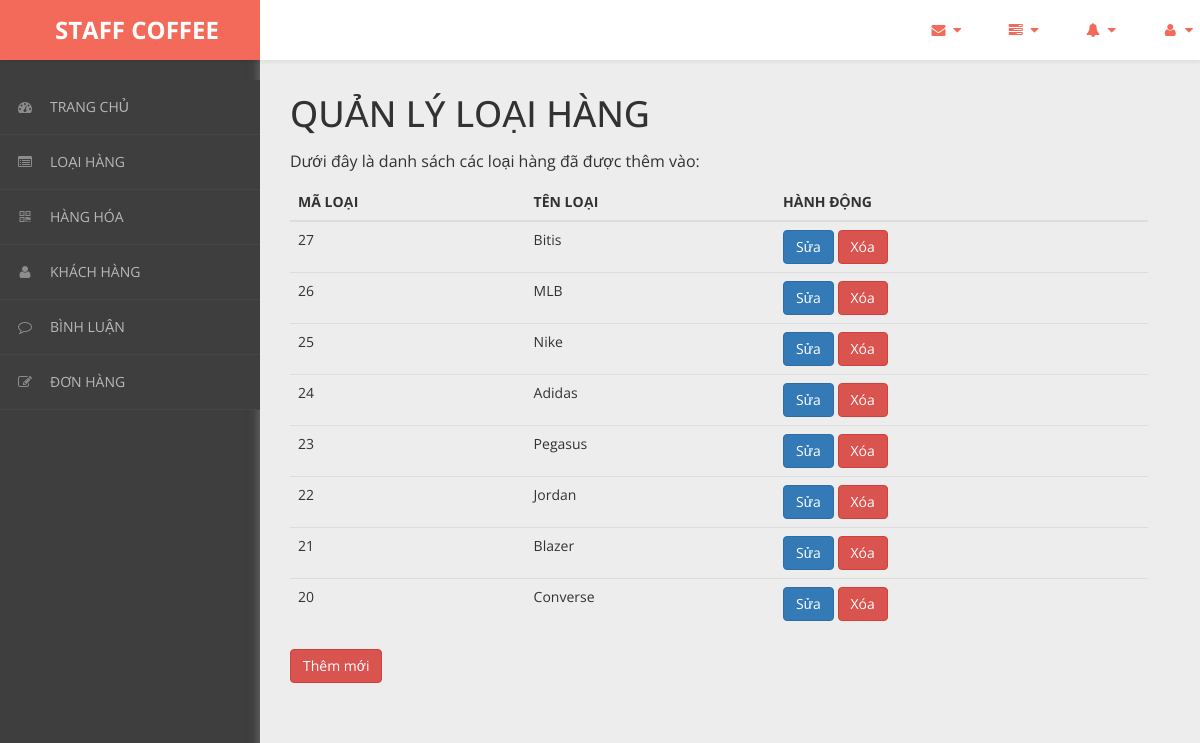
Before: /admin/content/loai-hang/loai-hang-list.php with the older database file.
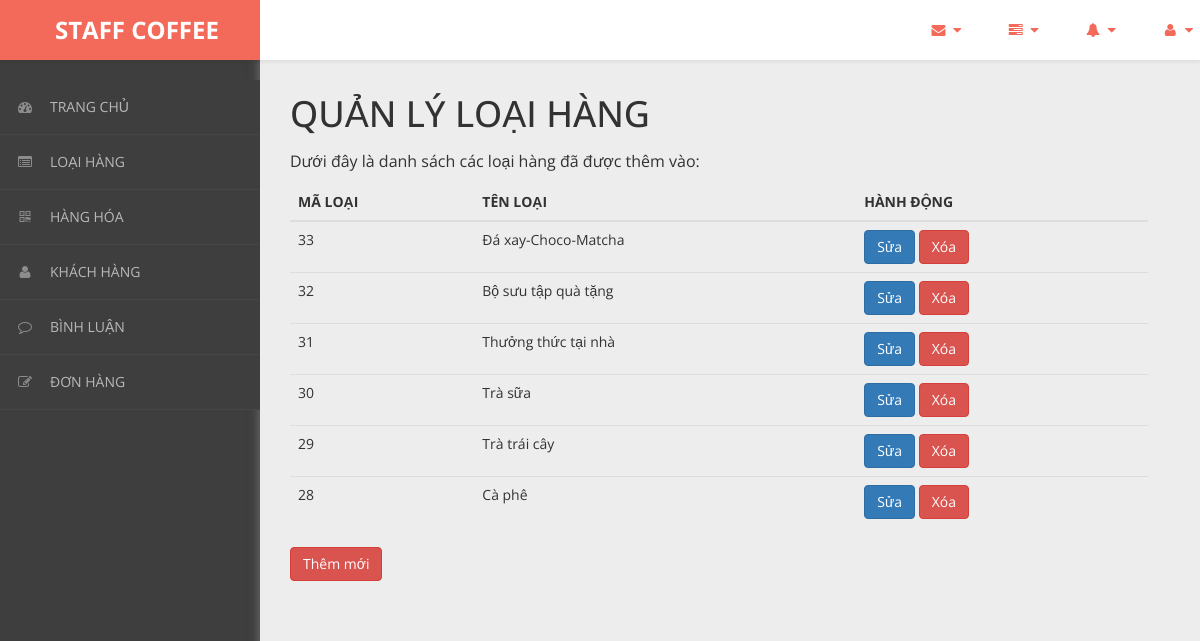
After: the same page with the newer database file.
### tables this page shows
CREATE TABLE `loai_hang` (
  `ma_loai` int(11) NOT NULL,
  `ten_loai` varchar(50) NOT NULL
);

### admin/dao/pdo.php (called while the page is built, shortened)
<?php
    function pdo_get_connection(){
        $pdo = new PDO("mysql:host=localhost;dbname=bigshoes",'root','');
        $pdo->setAttribute(PDO::ATTR_ERRMODE, PDO::ERRMODE_EXCEPTION);
        return $pdo;
    }
    function pdo_query($sql){
        $sql_args = array_slice(func_get_args(),1);
        try{
            $conn = pdo_get_connection();
            $stmt = $conn ->prepare($sql);
            $stmt -> execute($sql_args);
            $rows = $stmt -> fetchAll();
            return $rows;
        }catch(PDOException $e){
            throw $e;
        }finally{
            unset($conn);
        }
    }
    ?>

### admin/dao/loai-hang.php (called while the page is built, shortened)
<?php
    require_once ('pdo.php');
    function loai_hang_select_all(){
        $sql = "SELECT * FROM loai_hang ORDER BY ma_loai DESC";
        return pdo_query($sql);
    }
?>

### admin/content/loai-hang/loai-hang-list.php (the view, shortened to what the changed rows need)
<!DOCTYPE html>
<html xmlns="http://www.w3.org/1999/xhtml">
<head>
    <link href="../../../css/admin/css/bootstrap.css" rel="stylesheet" />
    <link href="../../../css/admin/css/font-awesome.css" rel="stylesheet" />
    <link href="../../../css/admin/css/custom-styles.css" rel="stylesheet" />
</head>
<body>
    <div id="wrapper">
        <div id="page-wrapper">
		  <div class="header">
                        <div class="page-header">
                            <h1>QUẢN LÝ LOẠI HÀNG</h1>
                            <?php
                                require_once ('../../dao/loai-hang.php');
                                $items = loai_hang_select_all();
                            ?>
                            <table class="table table-hover">
                                <thead>
                                  <tr>
                                    <th>MÃ LOẠI</th>
                                    <th>TÊN LOẠI</th>
                                    <th>HÀNH ĐỘNG</th>
                                  </tr>
                                </thead>
                                <tbody>
                                <?php foreach($items as $item){
                                     extract($item);
                                    ?>
                                  <tr>
                                    <td><?=$ma_loai?></td>
                                    <td><?=$ten_loai?></td>
                                    <td>
                                        <a href="loai-hang-update.php?ma_loai=<?=$ma_loai?>"><button class="btn btn-primary">Sửa</button></a>
                                        <a onclick = "return confirm('Bạn có chắc chắn muốn xóa ?')" href="loai-hang-delete.php?ma_loai=<?=$ma_loai?>"><button class="btn btn-danger">Xóa</button></a>
                                    </td>
                                  </tr>
                                <?php } ?>
                                </tbody>
                              </table>
                        </div>
		</div>
            </div>
        </div>
</body>
</html>

Changed rows visible on the page:
removed loai_hang: ma_loai "27", ten_loai "Bitis"
removed loai_hang: ma_loai "26", ten_loai "MLB"
removed loai_hang: ma_loai "25", ten_loai "Nike"
removed loai_hang: ma_loai "24", ten_loai "Adidas"
removed loai_hang: ma_loai "23", ten_loai "Pegasus"
removed loai_hang: ma_loai "22", ten_loai "Jordan"
removed loai_hang: ma_loai "21", ten_loai "Blazer"
removed loai_hang: ma_loai "20", ten_loai "Converse"
added loai_hang: ma_loai "33", ten_loai "Đá xay-Choco-Matcha"
added loai_hang: ma_loai "32", ten_loai "Bộ sưu tập quà tặng"
added loai_hang: ma_loai "31", ten_loai "Thưởng thức tại nhà"
added loai_hang: ma_loai "30", ten_loai "Trà sữa"
added loai_hang: ma_loai "29", ten_loai "Trà trái cây"
added loai_hang: ma_loai "28", ten_loai "Cà phê"
